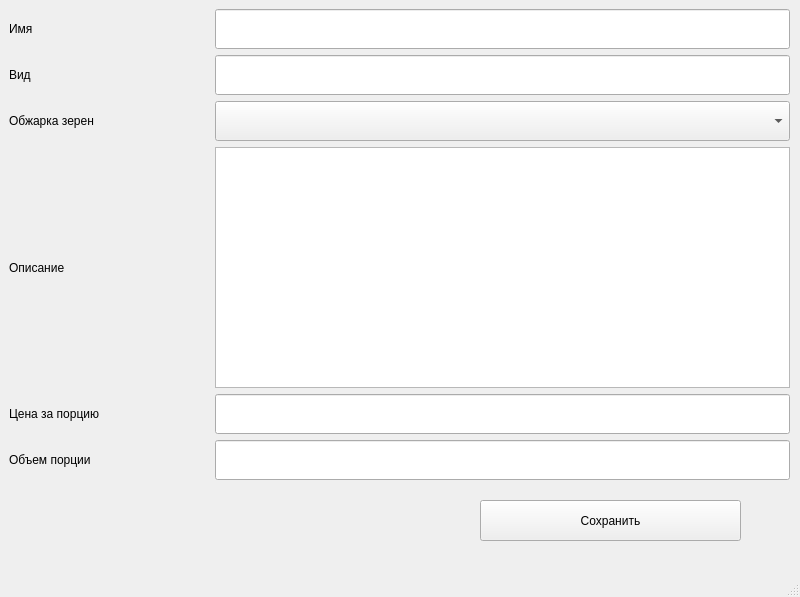
<?xml version="1.0" encoding="UTF-8"?>
<ui version="4.0">
 <class>ExtraWindow</class>
 <widget class="QMainWindow" name="ExtraWindow">
  <property name="geometry">
   <rect>
    <x>0</x>
    <y>0</y>
    <width>800</width>
    <height>597</height>
   </rect>
  </property>
  <property name="windowTitle">
   <string>MainWindow</string>
  </property>
  <widget class="QWidget" name="centralwidget">
   <widget class="QWidget" name="gridLayoutWidget">
    <property name="geometry">
     <rect>
      <x>9</x>
      <y>9</y>
      <width>781</width>
      <height>471</height>
     </rect>
    </property>
    <layout class="QGridLayout" name="gridLayout">
     <item row="1" column="0">
      <widget class="QLabel" name="label_2">
       <property name="text">
        <string>Вид</string>
       </property>
      </widget>
     </item>
     <item row="4" column="0">
      <widget class="QLabel" name="label_5">
       <property name="text">
        <string>Цена за порцию</string>
       </property>
      </widget>
     </item>
     <item row="2" column="0">
      <widget class="QLabel" name="label_3">
       <property name="text">
        <string>Обжарка зерен</string>
       </property>
      </widget>
     </item>
     <item row="3" column="0">
      <widget class="QLabel" name="label_4">
       <property name="text">
        <string>Описание</string>
       </property>
      </widget>
     </item>
     <item row="0" column="0">
      <widget class="QLabel" name="label">
       <property name="minimumSize">
        <size>
         <width>200</width>
         <height>0</height>
        </size>
       </property>
       <property name="text">
        <string>Имя</string>
       </property>
      </widget>
     </item>
     <item row="0" column="1">
      <widget class="QLineEdit" name="name">
       <property name="minimumSize">
        <size>
         <width>0</width>
         <height>40</height>
        </size>
       </property>
      </widget>
     </item>
     <item row="5" column="0">
      <widget class="QLabel" name="label_6">
       <property name="text">
        <string>Объем порции</string>
       </property>
      </widget>
     </item>
     <item row="1" column="1">
      <widget class="QLineEdit" name="view">
       <property name="minimumSize">
        <size>
         <width>0</width>
         <height>40</height>
        </size>
       </property>
      </widget>
     </item>
     <item row="4" column="1">
      <widget class="QLineEdit" name="cost">
       <property name="minimumSize">
        <size>
         <width>0</width>
         <height>40</height>
        </size>
       </property>
      </widget>
     </item>
     <item row="5" column="1">
      <widget class="QLineEdit" name="volume">
       <property name="minimumSize">
        <size>
         <width>0</width>
         <height>40</height>
        </size>
       </property>
      </widget>
     </item>
     <item row="2" column="1">
      <widget class="QComboBox" name="roast">
       <property name="minimumSize">
        <size>
         <width>0</width>
         <height>40</height>
        </size>
       </property>
      </widget>
     </item>
     <item row="3" column="1">
      <widget class="QTextEdit" name="textEdit"/>
     </item>
    </layout>
   </widget>
   <widget class="QPushButton" name="pushButton">
    <property name="geometry">
     <rect>
      <x>480</x>
      <y>500</y>
      <width>261</width>
      <height>41</height>
     </rect>
    </property>
    <property name="text">
     <string>Сохранить</string>
    </property>
   </widget>
  </widget>
  <widget class="QMenuBar" name="menubar">
   <property name="geometry">
    <rect>
     <x>0</x>
     <y>0</y>
     <width>800</width>
     <height>24</height>
    </rect>
   </property>
  </widget>
  <widget class="QStatusBar" name="statusbar"/>
 </widget>
 <resources/>
 <connections/>
</ui>
